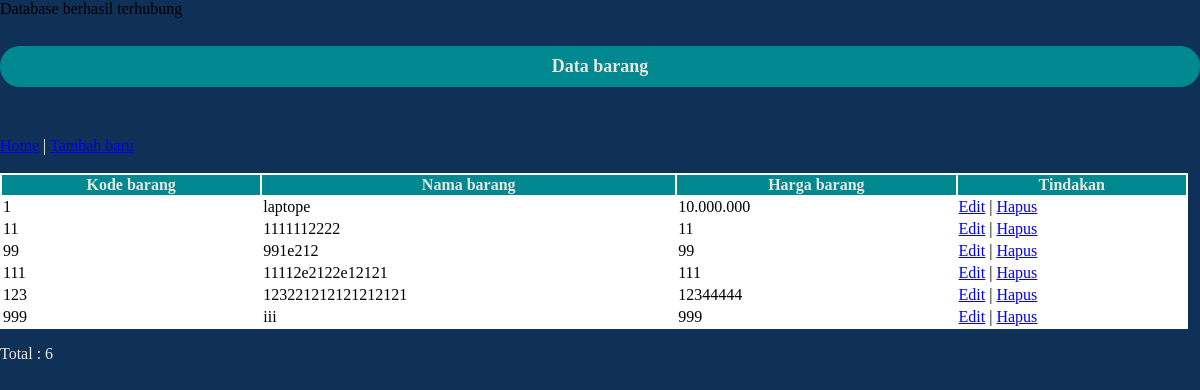
The page /code/crud/data-barang.php on the database its author committed.
### tables this page shows
CREATE TABLE `barang` (
  `kodebarang` int(6) NOT NULL,
  `namabarang` varchar(25) NOT NULL,
  `hargabarang` varchar(25) NOT NULL
);

### code/crud/data-barang.php (the view, shortened to what this page needs)
<?php include("config.php"); ?>
<!DOCTYPE html>
<html>
    <head>
        <link rel="stylesheet" href="list-siswa.css">
    </head>
    <body>
        <div class="container">
            <br>
            <center><h3>Data barang</h3></center>
            <div class="row justify-content-center mt-5">
                <nav>
                <a href="index.php">Home</a><a style="color: white"> | </a><a href="barang.php">Tambah baru</a>
                </nav>
                <br>
                <div class="table-responsive">
                    <table id="table-datatables" class="table table-striped table-bordered" style="width:99%">
                        <thead class="thead-dark">
                            <tr>
                                <th>Kode barang</th>
                                <th>Nama barang</th>
                                <th>Harga barang</th>
                                <th>Tindakan</th>
                            </tr>
                        </thead>
                        <tbody>
                            <?php
                            $sql = "SELECT * FROM barang";
                            $query = mysqli_query($db, $sql);
                            while($siswa = mysqli_fetch_array($query)){
                                echo "<tr>";
                                echo "<td>".$siswa['kodebarang']."</td>";
                                echo "<td>".$siswa['namabarang']."</td>";
                                echo "<td>".$siswa['hargabarang']."</td>";
                                echo "<td>";
                                echo "<a href='edit-barangform.php?kodebarang=".$siswa['kodebarang']."'>Edit</a> | ";
                                echo "<a href='deletebarang.php?kodebarang=".$siswa['kodebarang']."'>Hapus</a>";
                                echo "</td>";
                                echo "</tr>";
                            }
                            ?>
                        </tbody>
                    </table>
                </div>
                <p id="total">Total : <?php echo mysqli_num_rows($query) ?></p>
            </div>
        </div>
    </body>
</html>

### code/crud/list-siswa.css (style rules this page uses)
body { overflow-y: hidden; margin:0; padding: 0; font-family: verdana; background-color:#0f3057; }
h3 { text-align: center; margin: 50px auto; margin-top: 50px; margin-top: 10px; padding: 10px; font-weight: bold; color: #e7e7de; font-family: verdana; background-color: #008891; border-radius: 20px; font-size: 18; }
.table { color: black; background-color: white; }
#total { color: #e7e7de; }
.table .thead-dark th { color: #e7e7de; background-color: #008891; border-color: #dee2e6; }

### rows shown on the page
barang: kodebarang "1", namabarang "laptope", hargabarang "10.000.000"
barang: kodebarang "11", namabarang "1111112222", hargabarang "11"
barang: kodebarang "99", namabarang "991e212", hargabarang "99"
barang: kodebarang "111", namabarang "11112e2122e12121", hargabarang "111"
barang: kodebarang "123", namabarang "123221212121212121", hargabarang "12344444"
barang: kodebarang "999", namabarang "iii", hargabarang "999"

### other values the page prints
mysqli_num_rows($query) "6"
